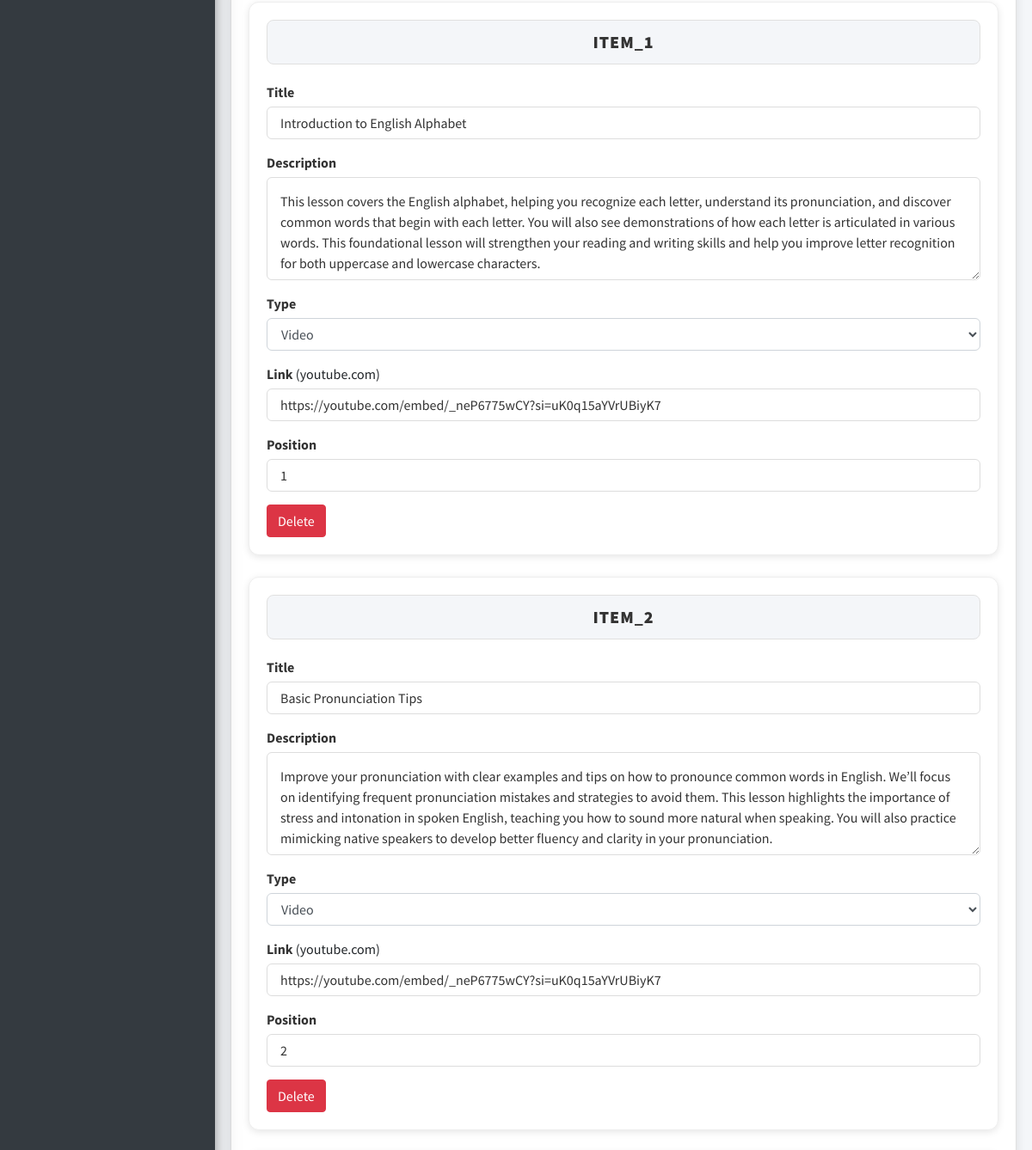
/admin/lesson.php?lessonid=1 (signed in, middle part), run on an earlier commit of the app's database.
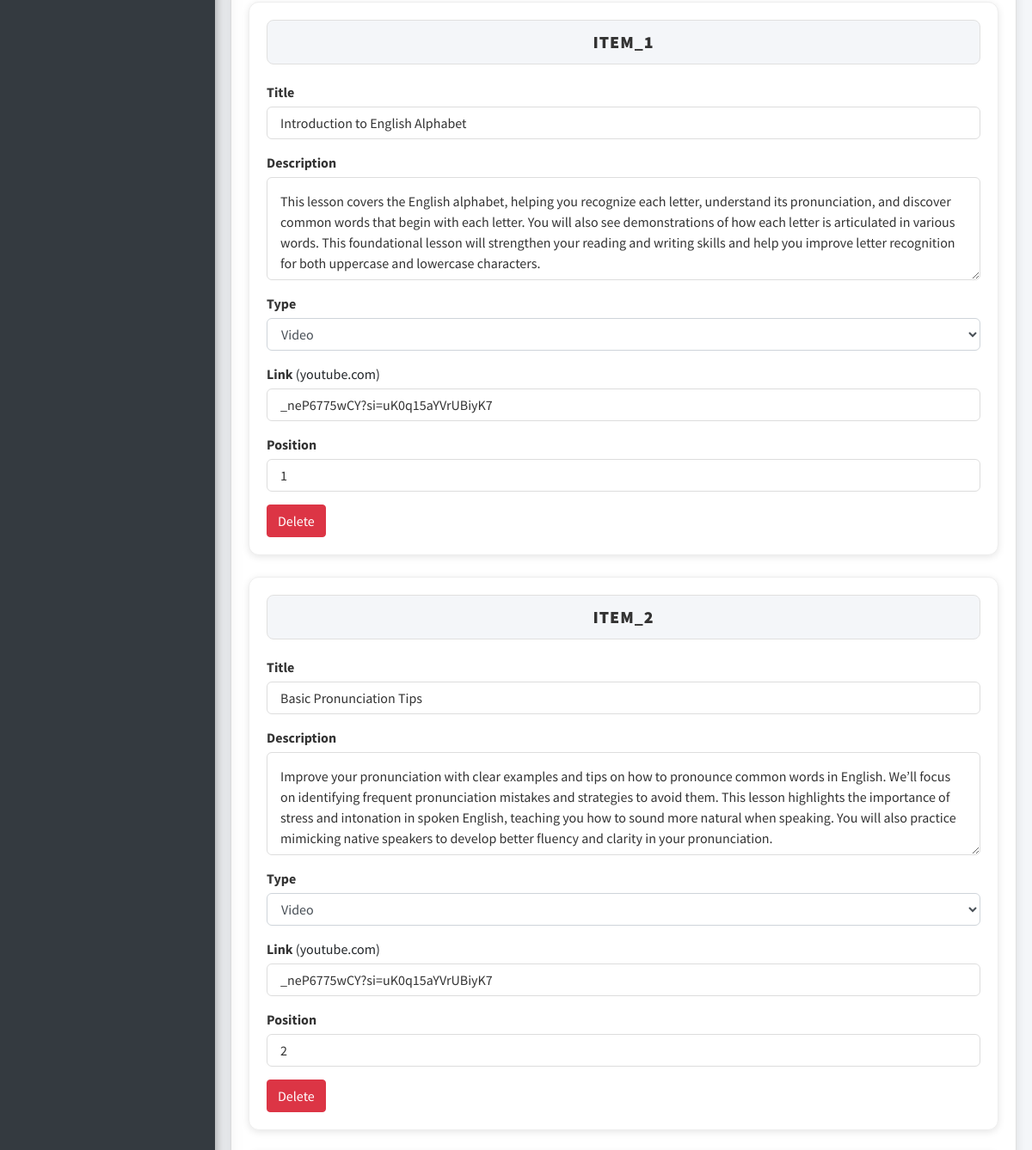
And on a later commit of the database.
### tables this page shows
CREATE TABLE IF NOT EXISTS lesson_items (
    id INT PRIMARY KEY AUTO_INCREMENT,
    lesson_id INT,
    type ENUM('video', 'content') NOT NULL,
    title VARCHAR(100) NOT NULL,
    description TEXT,
    link VARCHAR(255),
    position INT NOT NULL,
    FOREIGN KEY (lesson_id) REFERENCES lessons(id) ON DELETE CASCADE
);

### admin/config.php (called while the page is built, shortened)
<?php
class Database
{
    private $conn;
    public function __construct()
    {
        $this->conn = new mysqli(DB_SERVER, DB_USERNAME, DB_PASSWORD, DB_NAME);
    }
    public function executeQuery($sql, $params = [], $types = "")
    {
        $result = $this->conn->prepare($sql);
        if (!$result->execute()) {
            return "Execution error: " . $result->error;
        }
        return $result;
    }
    public function select($table, $columns = "*", $condition = "", $params = [], $types = "")
    {
        $sql = "SELECT $columns FROM $table" . ($condition ? " WHERE $condition" : "");
        $result = $this->executeQuery($sql, $params, $types);
        return $result->get_result()->fetch_all(MYSQLI_ASSOC);
    }
}

### admin/lesson.php (the view, shortened to what this page needs)
<?php
include './config.php';
$query = new Database();
$lessonid = isset($_GET['lessonid']) ? intval($_GET['lessonid']) : null;
if ($lessonid !== null) {
    $lessons_test = $query->select('lessons', '*', "id = '$lessonid'");
} else {
    $lessons_test = [];
}
$lessons = $query->select('lesson_items', '*', "lesson_id = '$lessonid' ORDER BY position ASC");
?>
<!DOCTYPE html>
<html lang="en">
<head>
    <?php include 'includes/css.php'; ?>
</head>
<body class="hold-transition sidebar-mini">
    <div class="wrapper">
        <?php include 'includes/navbar.php' ?>
        <div class="content-wrapper">
            <section class="content">
                <div class="container-fluid">
                    <div class="row">
                        <?php if ($lessons_test): ?>
                            <br>
                            <br>
                            <?php if ($lessons): ?>
                                <div class="lesson-item col-12">
                                    <form method="POST">
                                        <?php foreach ($lessons as $index => $lesson): ?>
                                            <div class="item-lesson">
                                                <div class="form-group">
                                                    <p class="lesson-item-title"><strong>Item_<?= $index + 1 ?></strong></p>
                                                    <label for="title[<?php echo $lesson['id']; ?>]">Title</label>
                                                    <input type="text" name="title[<?php echo $lesson['id']; ?>]" value="<?php echo htmlspecialchars($lesson['title']); ?>" class="form-control" required>
                                                </div>
                                                <div class="form-group">
                                                    <label for="description[<?php echo $lesson['id']; ?>]">Description</label>
                                                    <textarea name="description[<?php echo $lesson['id']; ?>]" class="form-control" required><?php echo htmlspecialchars($lesson['description']); ?></textarea>
                                                </div>
                                                <div class="form-group">
                                                    <label for="type[<?php echo $lesson['id']; ?>]">Type</label>
                                                    <select name="type[<?php echo $lesson['id']; ?>]" class="form-control" required onchange="toggleLinkField1(this, <?php echo $lesson['id']; ?>)">
                                                        <option value="video" <?php echo ($lesson['type'] == 'video') ? 'selected' : ''; ?>>Video</option>
                                                    </select>
                                                </div>
                                                <div class="form-group video-link" id="link-field-<?php echo $lesson['id']; ?>" style="display: <?php echo ($lesson['type'] == 'video') ? 'block' : 'none'; ?>;">
                                                    <label for="link[<?php echo $lesson['id']; ?>]">Link </label> <span>(youtube.com)</span>
                                                    <input type="text" name="link[<?php echo $lesson['id']; ?>]" value="<?php echo htmlspecialchars($lesson['link']); ?>" class="form-control" id="link-<?php echo $lesson['id']; ?>" oninput="extractVideoId1(this, <?php echo $lesson['id']; ?>)">
                                                </div>
                                                <div class="form-group">
                                                    <label for="position[<?php echo $lesson['id']; ?>]">Position</label>
                                                    <input type="number" name="position[<?php echo $lesson['id']; ?>]" value="<?php echo $lesson['position']; ?>" class="form-control" required>
                                                </div>
                                                <a href="?delete_id=<?php echo $lesson['id']; ?>" class="btn btn-danger">Delete</a>
                                            </div>
                                        <?php endforeach; ?>
                                    </form>
                                </div>
                            <?php endif; ?>
                        <?php endif; ?>
                    </div>
                </div>
            </section>
        </div>
        <br>
    </div>
</body>
</html>

### admin/includes/css.php (shortened to what this page needs)
<link rel="stylesheet" href="https://cdnjs.cloudflare.com/ajax/libs/font-awesome/5.15.4/css/all.min.css">
<link rel="stylesheet" href="./src/css/adminlte.min.css">
<link rel="stylesheet" href="./src/css/sweetalert2-theme-bootstrap-4.css">
<link rel="stylesheet" href="./src/css/toastr.min.css">

### admin/includes/navbar.php (shortened to what this page needs)
<aside class="main-sidebar sidebar-dark-primary elevation-4">
</aside>

### admin/lesson.php (style rules this page uses)
body { box-sizing: border-box; }
.lesson-item { background-color: rgb(255, 255, 255); padding: 20px; border-radius: 10px; box-shadow: 0 4px 12px rgba(0, 0, 0, 0.1); margin: 0px 10px; margin-bottom: 20px; max-width: calc(100% - 20px); transition: box-shadow 0.3s ease; border: 1px solid #e0e0e0; }
.lesson-item form { display: flex; flex-direction: column; }
.lesson-item .form-group { margin-bottom: 20px; }
.lesson-item label { font-weight: bold; margin-bottom: 5px; color: #333; }
.lesson-item input, .lesson-item textarea { width: 100%; padding: 15px; font-size: 16px; border: 1px solid #ddd; border-radius: 8px; background-color: rgb(255, 255, 255); color: #333; transition: border-color 0.3s ease; }
.lesson-item textarea { min-height: 120px; resize: vertical; }
.lesson-item-title { font-size: 20px; font-weight: 600; color: #333; background-color: #f4f6f9; border: 1px solid #e0e0e0; padding: 10px; margin-bottom: 20px; border-radius: 8px; display: inline-block; text-align: center; text-transform: uppercase; letter-spacing: 1px; width: 100%; }
.item-lesson { background-color: rgb(255, 255, 255); margin-bottom: 25px; padding: 20px; border-radius: 12px; box-shadow: 0 2px 8px rgba(0, 0, 0, 0.1); border: 1px solid #eee; }
.item-lesson .form-group { margin-bottom: 15px; }
.item-lesson input, .item-lesson textarea, .form-control { font-size: 16px; border-radius: 6px; background-color: rgb(255, 255, 255); }

What changed in the data, as far as the page shows it:
changed lesson_items "Introduction to English Alphabet": link "https://youtube.com/embed/_neP6775wCY?si=uK0q15aYVrUBiyK7" → "_neP6775wCY?si=uK0q15aYVrUBiyK7"
changed lesson_items "Basic Pronunciation Tips": link "https://youtube.com/embed/_neP6775wCY?si=uK0q15aYVrUBiyK7" → "_neP6775wCY?si=uK0q15aYVrUBiyK7"
